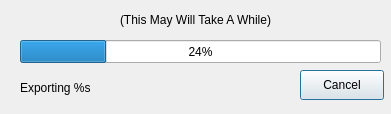
<?xml version="1.0" encoding="UTF-8"?>
<ui version="4.0">
 <class>exportsessiondialog</class>
 <widget class="QDialog" name="exportsessiondialog">
  <property name="geometry">
   <rect>
    <x>0</x>
    <y>0</y>
    <width>391</width>
    <height>114</height>
   </rect>
  </property>
  <property name="windowTitle">
   <string>Dialog</string>
  </property>
  <widget class="QProgressBar" name="exportsessionProgressBar">
   <property name="geometry">
    <rect>
     <x>20</x>
     <y>40</y>
     <width>361</width>
     <height>23</height>
    </rect>
   </property>
   <property name="value">
    <number>24</number>
   </property>
  </widget>
  <widget class="QPushButton" name="exportsessionCancelButton">
   <property name="geometry">
    <rect>
     <x>300</x>
     <y>70</y>
     <width>84</width>
     <height>30</height>
    </rect>
   </property>
   <property name="text">
    <string>Cancel</string>
   </property>
  </widget>
  <widget class="QLabel" name="exportsessiontopLabel">
   <property name="geometry">
    <rect>
     <x>20</x>
     <y>10</y>
     <width>351</width>
     <height>20</height>
    </rect>
   </property>
   <property name="text">
    <string>(This May Will Take A While)</string>
   </property>
   <property name="alignment">
    <set>Qt::AlignCenter</set>
   </property>
  </widget>
  <widget class="QLabel" name="exportingProgressLabel">
   <property name="geometry">
    <rect>
     <x>20</x>
     <y>80</y>
     <width>271</width>
     <height>16</height>
    </rect>
   </property>
   <property name="text">
    <string>Exporting %s</string>
   </property>
  </widget>
 </widget>
 <resources/>
 <connections/>
</ui>
